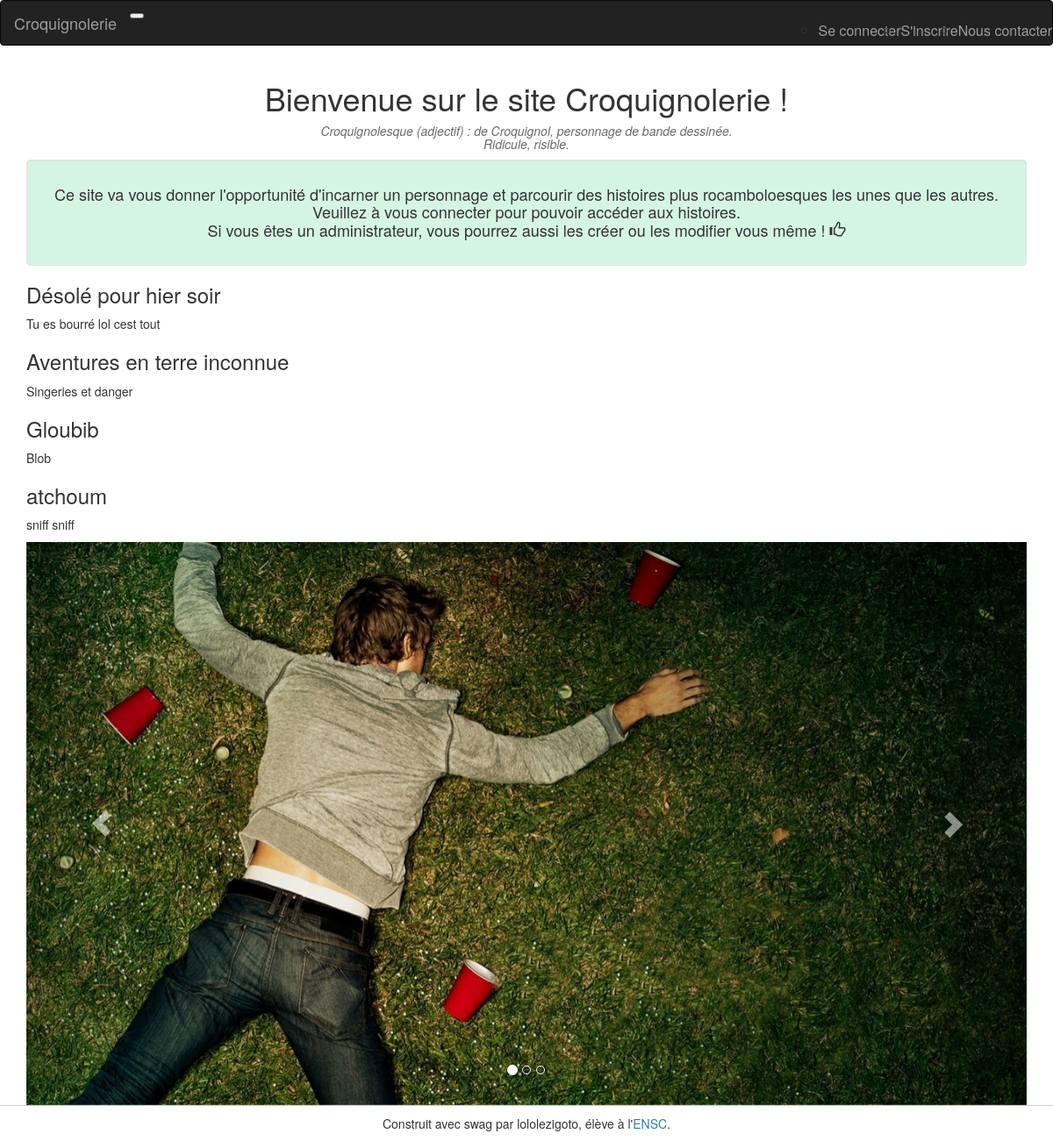
The page / on the database its author committed.
### tables this page shows
CREATE TABLE `histoires` (
  `id_histoire` int(11) NOT NULL,
  `nom_histoire` varchar(100) DEFAULT NULL,
  `description_histoire` text DEFAULT NULL,
  `image_histoire` varchar(100) DEFAULT NULL,
  `nb_parties` int(11) DEFAULT 0,
  `nb_victoires` int(11) NOT NULL DEFAULT 0,
  `nb_echecs` int(11) NOT NULL DEFAULT 0

);

### index.php (the view, shortened to what this page needs)
<!doctype html>
<html>
<head>
    <link href="lib/bootstrap/css/bootstrap.min.css" rel="stylesheet">
    <link href="css/style.css" rel="stylesheet">
</head>
<body>
<?php
require_once("includes/connect.php");
if(!empty($_SESSION['user']))
    require_once("includes/navbar_connected.php");
else
    require_once("includes/navbar.php");
    $nbhistoire = $response->rowCount(); ?>
<div class="container">
<header>
  <h1 class="center">Bienvenue sur le site Croquignolerie !</h1>
  <h5 class="def"> <em>Croquignolesque (adjectif) : de Croquignol, personnage de bande dessinée. <br/>
  Ridicule, risible.</em></h5>
    <div class="well" style="background-color: #D5F5E3;" >
  <h4 class="center">Ce site va vous donner l'opportunité d'incarner un personnage et parcourir des histoires plus rocamboloesques les unes que les autres.
      <br/>
      Veuillez à vous connecter pour pouvoir accéder aux histoires. <br/>
      Si vous êtes un administrateur, vous pourrez aussi les créer ou les modifier vous même !  <span class ="glyphicon glyphicon-thumbs-up"> </span>
  </h4>
</header>
<?php
    $maRequete = "SELECT * FROM histoires";
    $response = $BDD->query($maRequete);
    $tab = $response->fetchAll();
    foreach ($tab as $key => $ligne) {
        $id = $ligne["id_histoire"];
        $title = $ligne["nom_histoire"];
        $des_courte = $ligne["description_histoire"];
        ?>
<article>
            <?php if(!empty($_SESSION['user'])) {?>
                <div class="well"     >
                <h3><a class="link" href="histoire.php?id=<?=$id?>"><?=$title ?></a></h3>
            <?php
                echo $des_courte; ?>
            </div>
                <?php } else {?>
                <h3><?=$title ?></h3>
            <p class="movieContent"><?= $des_courte?></p>
</article>
<?php }
}?>
</div>
<div class="container">
<div data-ride="carousel" class="carousel slide" id="carousel-example-generic">
      <ol class="carousel-indicators">
        <li class="active" data-slide-to="0" data-target="#carousel-example-generic"></li>
        <li data-slide-to="1" data-target="#carousel-example-generic" class=""></li>
        <li data-slide-to="2" data-target="#carousel-example-generic" class=""></li>
      </ol>
      <div class="carousel-inner">
        <div class="item active">
          <img alt="First slide" data-src="holder.js/900x500/auto/#777:#555/text:First slide" src="images/defonce.jpg">
        </div>
      </div>
      <a data-slide="prev" href="#carousel-example-generic" class="left carousel-control">
        <span class="glyphicon glyphicon-chevron-left"></span>
      </a>
      <a data-slide="next" href="#carousel-example-generic" class="right carousel-control">
        <span class="glyphicon glyphicon-chevron-right"></span>
      </a>
    </div>
</div>
</body>
</html>
        <footer class="footer">
    Construit avec swag par lololezigoto, élève à l'<a href="https://www.ensc.fr">ENSC</a>.
</footer>    </div>
<script src="lib/bootstrap/js/bootstrap.min.js"></script></body>
</html>

### css/style.css (style rules this page uses)
.footer { border-top: 1px solid #ccc; padding-top: 10px; margin-bottom: 10px; text-align: center; }
.movieContent { text-align: justify; }
.center { text-align: center; }
.def { text-align: center; color: dimgray; }

### rows shown on the page
histoires: nom_histoire "Désolé pour hier soir", description_histoire "Tu es bourré lol cest tout"
histoires: nom_histoire "Aventures en terre inconnue", description_histoire "Singeries et danger"
histoires: nom_histoire "Gloubib", description_histoire "Blob"
histoires: nom_histoire "atchoum", description_histoire "sniff sniff"
